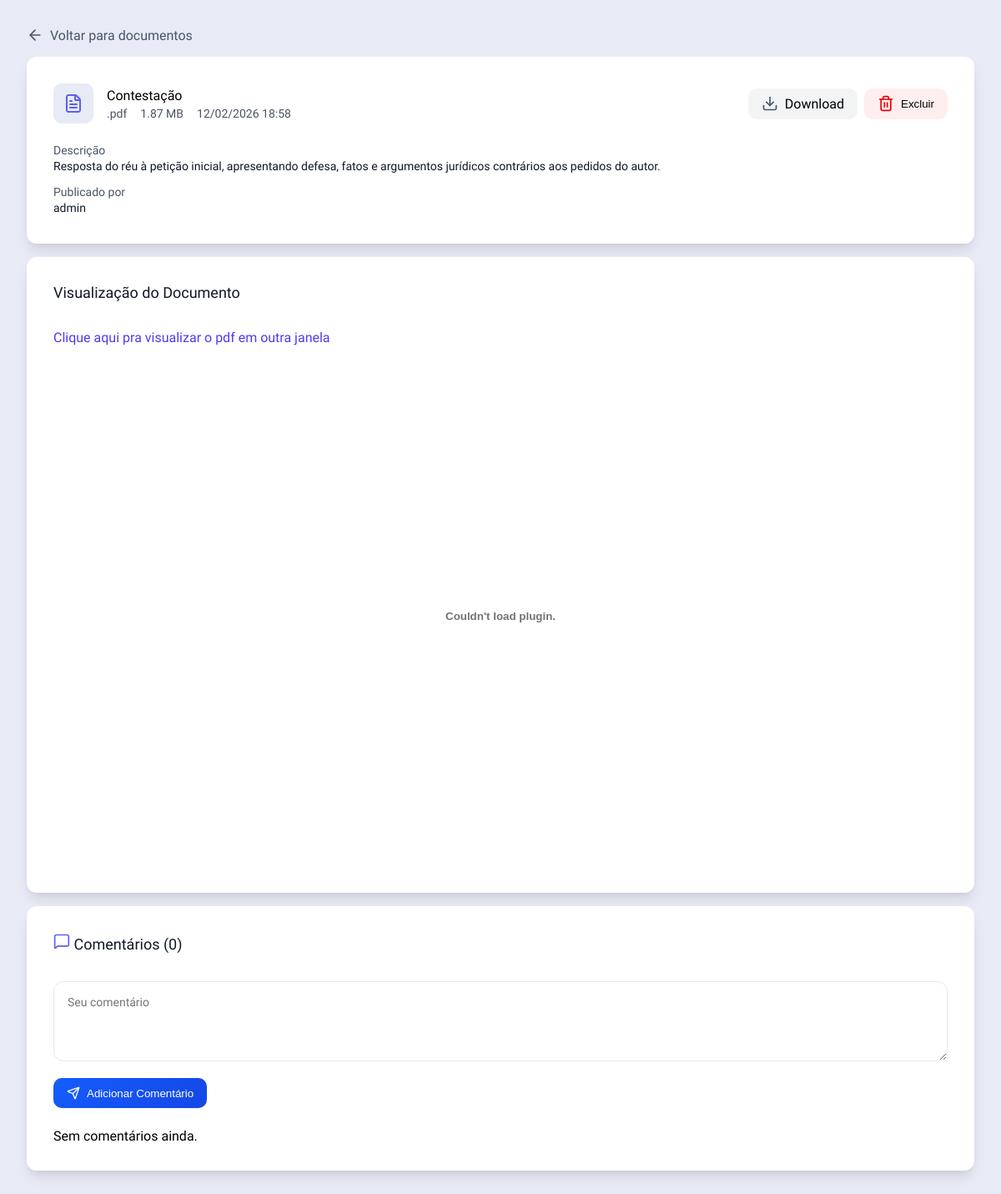
Page /documents/4/ (signed in) on the committed database.
### apps/documents/models.py (models this page shows, shortened)
class Document(models.Model):
    title = models.CharField(max_length=255)
    description = models.TextField(blank=True)
    author = models.ForeignKey(
        settings.AUTH_USER_MODEL,
        on_delete=models.CASCADE,
        null=True,
        blank=True
    )
    file = models.FileField(
        upload_to='documents/',
        help_text="Arquivo armazenado em pasta local"
    )
    file_name = models.CharField(max_length=255, default='arquivo', help_text="Nome original do arquivo")
    file_size = models.BigIntegerField(default=0, help_text="Tamanho do arquivo em bytes")
    file_type = models.CharField(max_length=100, blank=True, default='', help_text="Tipo MIME do arquivo")
    file_extension = models.CharField(max_length=10, blank=True, default='', help_text="Extensão do arquivo")
    uploaded_at = models.DateTimeField(auto_now_add=True)
    updated_at = models.DateTimeField(auto_now=True)
    class Meta:
        ordering = ['-uploaded_at']
        verbose_name = "Documento"
        verbose_name_plural = "Documentos"
    def get_file_size_display(self):
        size = self.file_size
        for unit in ['B', 'KB', 'MB', 'GB']:
            if size < 1024:
                return f"{size:.2f} {unit}"
            size /= 1024
        return f"{size:.2f} TB"

### apps/documents/views.py (the view, shortened to what this page needs)
# urls.py: path('<int:pk>/', views.documents_details, name='documents_details'),
@login_required
def documents_details(request, pk):
    document = get_object_or_404(Document, pk=pk)
    comments = Comment.objects.filter(document=document)
    comment_form = CommentForm()
    can_delete = can_delete_document(request.user, document)
    return render(request, 'documents/documents_details.html', {
        'document': document,
        'comments': comments,
        'form': comment_form,
        'can_delete': can_delete
    })

### apps/documents/forms.py
class CommentForm(forms.ModelForm):
    class Meta:
        model = Comment
        fields = ['text']
        widgets = {
            'author': forms.TextInput(attrs={
                'class': 'form-control',
                'placeholder': 'Seu nome'
            }),
            'text': forms.Textarea(attrs={
                'class': 'form-control',
                'rows': 3,
                'placeholder': 'Seu comentário'
            })
        }

### apps/documents/views.py (called while the page is built)
def can_delete_document(user, document):
    if user.is_staff or user.is_superuser:
        return True
    return document.author == user

### apps/documents/templates/documents/documents_details.html (shortened to what this page needs)
{% load static %}
<!doctype html>
<html lang="en">
  <head>
    <link rel="stylesheet" href="{% static 'css/global.css' %}" />
  </head>
  <body>
    <div class="page">
        <a class="back-button" href="{% url 'documents_list' %}">
        Voltar para documentos
    </a>
      <div class="container">
        <div class="container-cards-details">
          <div class="card-info">
            <img src="{% static 'img/icon-document.svg' %}" alt="Thumbnail" />
            <div class="card-info-texts">
              <h3>{{ document.title }}</h3>
              <div class="card-info-texts-details">
                <p>{{document.file_extension}}</p>
                <p>{{document.get_file_size_display}}</p>
                <p>{{ document.uploaded_at|date:"d/m/Y H:i" }}</p>
              </div>
            </div>
          </div>
          <div class="card-icons">
            <a href="{{ document.file.url }}" download>
              <div class="buttons-details-download">
                <p>Download</p>
              </div>
            </a>
            {% if can_delete %}
            <form
              method="POST"
              action="{% url 'documents_delete' document.pk %}"
              style="display: inline"
            >
              <button
                type="submit"
                class="buttons-details-delete"
                onclick="
                  return confirm(
                    'Tem certeza que deseja deletar este documento?',
                  );
                "
              >
                <p>Excluir</p>
              </button>
            </form>
            {% endif %}
          </div>
        </div>
        <div style="display: flex; flex-direction: column; gap: 12px;">
            <div>
            {% if document.description %}
                <h3 class="subtitle-details">Descrição</h3>
                <p class="text-details">{{ document.description }}</p>
            {% else %}
                <h3 class="subtitle-details">Sem descrição</h3>
            {% endif %}
            </div>
          <div>
              <h3 class="subtitle-details">Publicado por</h3>
              <p class="text-details">{{ document.author }}</p>
          </div>
        </div>
      </div>
      <div class="container">
        <h3 class="title-container-details">Visualização do Documento</h3>
        {% if document.file_extension|lower == '.pdf' %}
            <a href="{{ document.file.url }}" target="_blank" style="color: #4F39F6">Clique aqui pra visualizar o pdf em outra janela</a>
             <embed src="{{ document.file.url }}" type="application/pdf" width="100%" height="600px" />
        {% elif document.file_extension|lower == '.png' %}
            <img src="{{ document.file.url }}" alt="Visualização do Documento" style="max-width: 100%; height: auto; border-radius: 8px; border: solid 1px #101828;">
        {% elif document.file_extension|lower == '.jpg' or document.file_extension|lower == '.jpeg' %}
            <img src="{{ document.file.url }}" alt="Visualização do Documento" style="max-width: 100%; height: auto; border-radius: 8px; border: solid 1px #101828;">
        {% else %}
            <p>Visualização não disponível para este tipo de arquivo.</p>
        {% endif %}
      </div>
      <div class="container">
        <h3 class="title-container-details">
          Comentários ({{ document.comments.count }})
        </h3>
        <form method="post">
          {% csrf_token %} {{ form.text }}
          <button type="submit" class="button-details-comment">
            Adicionar Comentário
          </button>
        </form>
        <div class="list-commments">
          {% for comment in document.comments.all %}
          <div class="card-comments">
            <div class="profile">{{ comment.author.username | first |upper }}</div>
            <div>
              <div class="comment-details">
                <p
                  style="
                    color: #101828;
                    font-family: Arimo;
                    font-size: 14px;
                    font-style: normal;
                    font-weight: 500;
                    line-height: 22px;
                  "
                >
                  {{ comment.author }}
                </p>
                <p
                  style="
                    color: #6a7282;
                    font-family: Arimo;
                    font-size: 12px;
                    font-style: normal;
                    font-weight: 400;
                    line-height: 18px;
                  "
                >
                  {{ comment.created_at|date:"d/m/Y H:i" }}
                </p>
              </div>
              <p class="comment-text">{{ comment.text }}</p>
            </div>
          </div>
          {% empty %}
          <p>Sem comentários ainda.</p>
          {% endfor %}
        </div>
      </div>
    </div>
  </body>
</html>

### static/css/global.css (style rules this page uses)
:root { --color-bg-page: #E8EAF6; --color-white: #FFFFFF; --color-text-title: #101828; --color-text-subtitle: #4A5565; --color-border: #E5E7EB; --color-primary: linear-gradient(135deg, #155DFC 0%, #1447E6 100%); --color-primary-soft: #E8EAF6; --font-base: "Arimo", sans-serif; --space-xs: 8px; --space-sm: 16px; --space-md: 24px; --space-lg: 32px; --radius-sm: 8px; --radius-md: 12px; --shadow-card: 0 10px 15px -3px rgba(0,0,0,.1), 0 4px 6px -2px rgba(0,0,0,.05); }
*, *::before, *::after { box-sizing: border-box; margin: 0; padding: 0; }
html { font-size: 16px; }
body { min-height: 100vh; font-family: var(--font-base); background: var(--color-bg-page); display: flex; justify-content: center; align-items: center; padding: var(--space-lg); flex-direction: column; }
a { all: unset; cursor: pointer; }
.page { display: flex; flex-direction: column; gap: 16px; width: 100%; max-width: 1200px; margin: 0 auto; }
.container { width: 100%; max-width: 1200px; background: var(--color-white); border-radius: var(--radius-md); padding: var(--space-lg); display: flex; flex-direction: column; gap: var(--space-md); box-shadow: var(--shadow-card); }
.card-info { display: flex; align-items: center; gap: var(--space-sm); flex: 1; min-width: 240px; }
.card-info-texts { display: flex; flex-direction: column; gap: 4px; flex: 1; min-width: 0; }
.card-info-texts h3 { font-size: 1rem; font-weight: 500; white-space: nowrap; overflow: hidden; text-overflow: ellipsis; }
.card-info-texts div { display: flex; flex-direction: row; align-items: center; gap: var(--space-sm); font-size: 0.875rem; color: var(--color-text-subtitle); flex-wrap: wrap; }
.card-icons { display: flex; justify-content: flex-end; align-items: center; gap: var(--space-xs); flex-wrap: wrap; }
.back-button { display: inline-flex; align-items: center; gap: 8px; width: fit-content; background-color: transparent; color: #4A5565; text-decoration: none; font-size: 16px; }
.back-button svg { display: block; stroke: currentColor; }
.buttons-details-download, .buttons-details-delete { display: flex; align-items: center; gap: 8px; height: 37px; padding: 0 16px; border-radius: 10px; cursor: pointer; transition: all 0.2s ease; }
.buttons-details-download { background: #F3F4F6; }
.buttons-details-delete { background: #FEE; border: none; }
.subtitle-details { color: var(--color-text-subtitle); font-size: 14px; font-weight: 400; }
.text-details { color: var(--color-text-title); font-size: 14px; line-height: 22px; max-width: 100%; word-break: break-word; }
.title-container-details { color: var(--color-text-title); font-size: 18px; font-weight: 400; margin-bottom: 10px; }
.container-cards-details { display: flex; flex-direction: row; gap: 32px; width: 100%; }
.container-cards-details > div { flex: 1; }
.text-field-comments, textarea { width: 100%; min-height: 96px; padding: 16px; border-radius: var(--radius-md); border: 1px solid var(--color-border); font-family: var(--font-base); font-size: 14px; resize: vertical; }
.button-details-comment { margin-top: var(--space-sm); display: inline-flex; align-items: center; gap: 8px; padding: 10px 16px; border-radius: 10px; background: var(--color-primary); color: var(--color-white); border: none; cursor: pointer; }

### rows in the picture
Document: title "Contestação", file_extension ".pdf", file_size "1.87 MB", uploaded_at "12/02/2026 18:58", description "Resposta do réu à petição inicial, apresentando defesa, fatos e argumentos jurídicos contrários aos pedidos do autor.", author "admin", comments.count "0"
